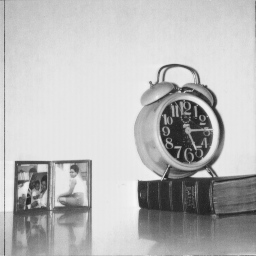
#> input picture clock.tiff, 256 x 256 px
$ python bit_plane_slicing.py
#> lines starting #> are read from the running program, lines starting #| are printed output that depends on the picture; after the words box and inside, x2 and y2 are one past the last pixel; in counts of white or black regions, pixels touching at a corner belong together
import numpy as np
from PIL import Image
from numpy import array
from numpy.linalg import norm
from scipy import ndimage
from skimage.io import imread


img = imread("clock.tiff")
#> img is the input picture: shape (256, 256); min 32, max 246, mean 186
lst = []
print(img.shape)
#| (256, 256)

for i in range(img.shape[0]):
    for j in range(img.shape[1]):
        lst.append(np.binary_repr(img[i][j], width=8))
#> after the loop, lst = 65536 items

eight_bit = []
seven_bit = []
six_bit = []
five_bit = []
four_bit = []
three_bit = []
two_bit = []
one_bit = []

for i in lst:
    eight_bit.append(int(i[0])*128)
    seven_bit.append(int(i[1])*64)
    six_bit.append(int(i[2])*32)
    five_bit.append(int(i[3])*16)
    four_bit.append(int(i[4])*8)
    three_bit.append(int(i[5])*4)
    two_bit.append(int(i[6])*2)
    one_bit.append(int(i[7])*1)
#> this loop made 65536 passes
#> i on passes 1 to 3: '10010110', '10010000', '10011011'
#> after the loop, eight_bit = 65536 items; five_bit = 65536 items; four_bit = 65536 items; one_bit = 65536 items; seven_bit = 65536 items; six_bit = 65536 items; three_bit = 65536 items; two_bit = 65536 items

# print(eight_bit)

eight_bit = np.array(eight_bit)
eight_bit = eight_bit.reshape(img.shape[0], img.shape[1])
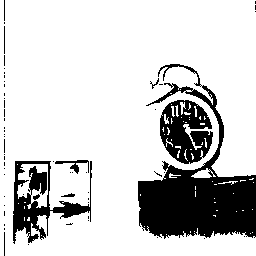
#> eight_bit: shape (256, 256) int64; values 0 (black) and 128 (white), 80.8% white; 59 black regions (49 under 20 px), largest, box (x1, y1, x2, y2) and area: (138, 64, 256, 239) 7791, (13, 161, 92, 244) 2194, (160, 100, 213, 164) 2173
# print(eight_bit)
#> (the run stopped early here; a loop or call above may not have finished)
